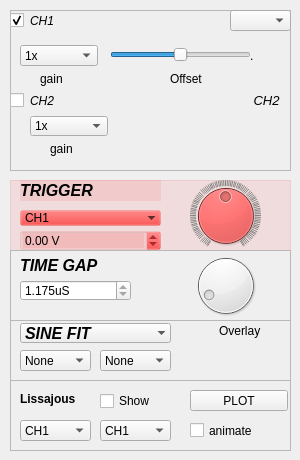
         <widget class="QWidget" name="Analog">
          <property name="sizePolicy">
           <sizepolicy hsizetype="Maximum" vsizetype="Maximum">
            <horstretch>0</horstretch>
            <verstretch>0</verstretch>
           </sizepolicy>
          </property>
          <attribute name="title">
           <string>Analog signals</string>
          </attribute>
          <attribute name="toolTip">
           <string>Four channel, 1MSPS Oscilloscope</string>
          </attribute>
          <widget class="QFrame" name="frame">
           <property name="geometry">
            <rect>
             <x>10</x>
             <y>180</y>
             <width>281</width>
             <height>71</height>
            </rect>
           </property>
           <property name="styleSheet">
            <string notr="true">background-color: rgba(255, 0, 0, 20);</string>
           </property>
           <property name="frameShape">
            <enum>QFrame::StyledPanel</enum>
           </property>
           <property name="frameShadow">
            <enum>QFrame::Raised</enum>
           </property>
           <widget class="QDial" name="dial_11">
            <property name="geometry">
             <rect>
              <x>160</x>
              <y>0</y>
              <width>111</width>
              <height>71</height>
             </rect>
            </property>
            <property name="minimum">
             <number>0</number>
            </property>
            <property name="maximum">
             <number>1000</number>
            </property>
            <property name="value">
             <number>500</number>
            </property>
            <property name="notchTarget">
             <double>10.000000000000000</double>
            </property>
            <property name="notchesVisible">
             <bool>true</bool>
            </property>
           </widget>
           <widget class="QDoubleSpinBox" name="trigger_level_box">
            <property name="geometry">
             <rect>
              <x>10</x>
              <y>50</y>
              <width>141</width>
              <height>21</height>
             </rect>
            </property>
            <property name="readOnly">
             <bool>true</bool>
            </property>
            <property name="suffix">
             <string> V</string>
            </property>
            <property name="minimum">
             <double>-20.000000000000000</double>
            </property>
            <property name="maximum">
             <double>20.000000000000000</double>
            </property>
           </widget>
           <widget class="QComboBox" name="trigger_select_box">
            <property name="geometry">
             <rect>
              <x>10</x>
              <y>30</y>
              <width>141</width>
              <height>16</height>
             </rect>
            </property>
            <property name="styleSheet">
             <string notr="true"/>
            </property>
            <property name="frame">
             <bool>false</bool>
            </property>
            <item>
             <property name="text">
              <string>CH1</string>
             </property>
            </item>
            <item>
             <property name="text">
              <string>CH2</string>
             </property>
            </item>
           </widget>
           <widget class="QLabel" name="label_48">
            <property name="geometry">
             <rect>
              <x>10</x>
              <y>0</y>
              <width>141</width>
              <height>21</height>
             </rect>
            </property>
            <property name="font">
             <font>
              <pointsize>12</pointsize>
              <weight>75</weight>
              <italic>true</italic>
              <bold>true</bold>
             </font>
            </property>
            <property name="text">
             <string>TRIGGER</string>
            </property>
           </widget>
          </widget>
          <widget class="QFrame" name="frame_2">
           <property name="geometry">
            <rect>
             <x>10</x>
             <y>250</y>
             <width>281</width>
             <height>71</height>
            </rect>
           </property>
           <property name="frameShape">
            <enum>QFrame::StyledPanel</enum>
           </property>
           <property name="frameShadow">
            <enum>QFrame::Raised</enum>
           </property>
           <widget class="QDial" name="timebase_dial">
            <property name="geometry">
             <rect>
              <x>160</x>
              <y>0</y>
              <width>111</width>
              <height>71</height>
             </rect>
            </property>
            <property name="minimum">
             <number>0</number>
            </property>
            <property name="maximum">
             <number>10</number>
            </property>
            <property name="pageStep">
             <number>1</number>
            </property>
            <property name="value">
             <number>1</number>
            </property>
           </widget>
           <widget class="QDoubleSpinBox" name="timebase_label">
            <property name="geometry">
             <rect>
              <x>10</x>
              <y>30</y>
              <width>111</width>
              <height>21</height>
             </rect>
            </property>
            <property name="readOnly">
             <bool>true</bool>
            </property>
            <property name="suffix">
             <string>uS</string>
            </property>
            <property name="decimals">
             <number>3</number>
            </property>
            <property name="maximum">
             <double>1000.000000000000000</double>
            </property>
            <property name="singleStep">
             <double>0.125000000000000</double>
            </property>
            <property name="value">
             <double>1.175000000000000</double>
            </property>
           </widget>
           <widget class="QLabel" name="label_49">
            <property name="geometry">
             <rect>
              <x>10</x>
              <y>0</y>
              <width>141</width>
              <height>31</height>
             </rect>
            </property>
            <property name="font">
             <font>
              <pointsize>12</pointsize>
              <weight>75</weight>
              <italic>true</italic>
              <bold>true</bold>
             </font>
            </property>
            <property name="text">
             <string>TIME GAP</string>
            </property>
           </widget>
          </widget>
          <widget class="QFrame" name="frame_3">
           <property name="geometry">
            <rect>
             <x>10</x>
             <y>380</y>
             <width>281</width>
             <height>71</height>
            </rect>
           </property>
           <property name="frameShape">
            <enum>QFrame::StyledPanel</enum>
           </property>
           <property name="frameShadow">
            <enum>QFrame::Raised</enum>
           </property>
           <widget class="QLabel" name="label">
            <property name="geometry">
             <rect>
              <x>10</x>
              <y>10</y>
              <width>71</width>
              <height>17</height>
             </rect>
            </property>
            <property name="font">
             <font>
              <weight>75</weight>
              <bold>true</bold>
             </font>
            </property>
            <property name="text">
             <string>Lissajous </string>
            </property>
           </widget>
           <widget class="QPushButton" name="pushButton">
            <property name="geometry">
             <rect>
              <x>180</x>
              <y>10</y>
              <width>98</width>
              <height>21</height>
             </rect>
            </property>
            <property name="text">
             <string>PLOT</string>
            </property>
           </widget>
           <widget class="QCheckBox" name="Liss_show">
            <property name="geometry">
             <rect>
              <x>90</x>
              <y>10</y>
              <width>71</width>
              <height>22</height>
             </rect>
            </property>
            <property name="text">
             <string>Show</string>
            </property>
           </widget>
           <widget class="QCheckBox" name="checkBox_2">
            <property name="geometry">
             <rect>
              <x>180</x>
              <y>40</y>
              <width>91</width>
              <height>21</height>
             </rect>
            </property>
            <property name="text">
             <string>animate</string>
            </property>
           </widget>
           <widget class="QComboBox" name="Liss_x">
            <property name="geometry">
             <rect>
              <x>10</x>
              <y>40</y>
              <width>71</width>
              <height>21</height>
             </rect>
            </property>
            <item>
             <property name="text">
              <string>CH1</string>
             </property>
            </item>
            <item>
             <property name="text">
              <string>CH2</string>
             </property>
            </item>
           </widget>
           <widget class="QComboBox" name="Liss_y">
            <property name="geometry">
             <rect>
              <x>90</x>
              <y>40</y>
              <width>71</width>
              <height>21</height>
             </rect>
            </property>
            <item>
             <property name="text">
              <string>CH1</string>
             </property>
            </item>
            <item>
             <property name="text">
              <string>CH2</string>
             </property>
            </item>
           </widget>
          </widget>
          <widget class="QFrame" name="frame_6">
           <property name="geometry">
            <rect>
             <x>10</x>
             <y>320</y>
             <width>281</width>
             <height>61</height>
            </rect>
           </property>
           <property name="styleSheet">
            <string notr="true">QCheckBox{background-color: rgba(255, 33, 0,0);}</string>
           </property>
           <property name="frameShape">
            <enum>QFrame::StyledPanel</enum>
           </property>
           <property name="frameShadow">
            <enum>QFrame::Raised</enum>
           </property>
           <widget class="QComboBox" name="fit_select_box">
            <property name="geometry">
             <rect>
              <x>10</x>
              <y>30</y>
              <width>71</width>
              <height>21</height>
             </rect>
            </property>
            <property name="currentIndex">
             <number>2</number>
            </property>
            <item>
             <property name="text">
              <string>CH1</string>
             </property>
            </item>
            <item>
             <property name="text">
              <string>CH2</string>
             </property>
            </item>
            <item>
             <property name="text">
              <string>None</string>
             </property>
            </item>
           </widget>
           <widget class="QCheckBox" name="overlay_fit_button">
            <property name="geometry">
             <rect>
              <x>190</x>
              <y>0</y>
              <width>91</width>
              <height>21</height>
             </rect>
            </property>
            <property name="text">
             <string>Overlay</string>
            </property>
           </widget>
           <widget class="QComboBox" name="fit_select_box_2">
            <property name="geometry">
             <rect>
              <x>90</x>
              <y>30</y>
              <width>71</width>
              <height>21</height>
             </rect>
            </property>
            <property name="currentIndex">
             <number>2</number>
            </property>
            <item>
             <property name="text">
              <string>CH1</string>
             </property>
            </item>
            <item>
             <property name="text">
              <string>CH2</string>
             </property>
            </item>
            <item>
             <property name="text">
              <string>None</string>
             </property>
            </item>
           </widget>
           <widget class="QComboBox" name="fit_type_box">
            <property name="geometry">
             <rect>
              <x>10</x>
              <y>3</y>
              <width>151</width>
              <height>20</height>
             </rect>
            </property>
            <property name="font">
             <font>
              <pointsize>12</pointsize>
              <weight>75</weight>
              <italic>true</italic>
              <bold>true</bold>
             </font>
            </property>
            <property name="currentIndex">
             <number>0</number>
            </property>
            <property name="frame">
             <bool>false</bool>
            </property>
            <item>
             <property name="text">
              <string>SINE FIT</string>
             </property>
            </item>
           </widget>
           <widget class="QCheckBox" name="collapseButton">
            <property name="geometry">
             <rect>
              <x>250</x>
              <y>40</y>
              <width>21</width>
              <height>21</height>
             </rect>
            </property>
            <property name="text">
             <string>.</string>
            </property>
           </widget>
          </widget>
          <widget class="QFrame" name="frame_11">
           <property name="geometry">
            <rect>
             <x>10</x>
             <y>10</y>
             <width>281</width>
             <height>161</height>
            </rect>
           </property>
           <property name="frameShape">
            <enum>QFrame::StyledPanel</enum>
           </property>
           <property name="frameShadow">
            <enum>QFrame::Raised</enum>
           </property>
           <widget class="QComboBox" name="CH1_REMAPS">
            <property name="geometry">
             <rect>
              <x>220</x>
              <y>0</y>
              <width>61</width>
              <height>21</height>
             </rect>
            </property>
           </widget>
           <widget class="QLabel" name="CH1_LABEL">
            <property name="geometry">
             <rect>
              <x>20</x>
              <y>0</y>
              <width>201</width>
              <height>21</height>
             </rect>
            </property>
            <property name="font">
             <font>
              <pointsize>9</pointsize>
              <weight>50</weight>
              <italic>true</italic>
              <bold>false</bold>
             </font>
            </property>
            <property name="text">
             <string>CH1</string>
            </property>
           </widget>
           <widget class="QLabel" name="CH2_LABEL">
            <property name="geometry">
             <rect>
              <x>20</x>
              <y>80</y>
              <width>201</width>
              <height>21</height>
             </rect>
            </property>
            <property name="font">
             <font>
              <pointsize>9</pointsize>
              <weight>50</weight>
              <italic>true</italic>
              <bold>false</bold>
             </font>
            </property>
            <property name="text">
             <string>CH2</string>
            </property>
           </widget>
           <widget class="QLabel" name="label_26">
            <property name="geometry">
             <rect>
              <x>240</x>
              <y>80</y>
              <width>31</width>
              <height>20</height>
             </rect>
            </property>
            <property name="font">
             <font>
              <pointsize>10</pointsize>
              <weight>50</weight>
              <italic>true</italic>
              <bold>false</bold>
             </font>
            </property>
            <property name="text">
             <string> CH2</string>
            </property>
           </widget>
           <widget class="QComboBox" name="comboBox_6">
            <property name="geometry">
             <rect>
              <x>10</x>
              <y>35</y>
              <width>78</width>
              <height>21</height>
             </rect>
            </property>
            <item>
             <property name="text">
              <string>1x</string>
             </property>
            </item>
            <item>
             <property name="text">
              <string>2x</string>
             </property>
            </item>
            <item>
             <property name="text">
              <string>4x</string>
             </property>
            </item>
            <item>
             <property name="text">
              <string>5x</string>
             </property>
            </item>
            <item>
             <property name="text">
              <string>8x</string>
             </property>
            </item>
            <item>
             <property name="text">
              <string>10x</string>
             </property>
            </item>
            <item>
             <property name="text">
              <string>16x</string>
             </property>
            </item>
            <item>
             <property name="text">
              <string>32x</string>
             </property>
            </item>
           </widget>
           <widget class="QComboBox" name="comboBox_7">
            <property name="geometry">
             <rect>
              <x>20</x>
              <y>106</y>
              <width>78</width>
              <height>20</height>
             </rect>
            </property>
            <item>
             <property name="text">
              <string>1x</string>
             </property>
            </item>
            <item>
             <property name="text">
              <string>2x</string>
             </property>
            </item>
            <item>
             <property name="text">
              <string>4x</string>
             </property>
            </item>
            <item>
             <property name="text">
              <string>5x</string>
             </property>
            </item>
            <item>
             <property name="text">
              <string>8x</string>
             </property>
            </item>
            <item>
             <property name="text">
              <string>10x</string>
             </property>
            </item>
            <item>
             <property name="text">
              <string>16x</string>
             </property>
            </item>
            <item>
             <property name="text">
              <string>32x</string>
             </property>
            </item>
           </widget>
           <widget class="QLabel" name="label_30">
            <property name="geometry">
             <rect>
              <x>30</x>
              <y>60</y>
              <width>31</width>
              <height>17</height>
             </rect>
            </property>
            <property name="text">
             <string>gain</string>
            </property>
           </widget>
           <widget class="QLabel" name="label_31">
            <property name="geometry">
             <rect>
              <x>40</x>
              <y>130</y>
              <width>31</width>
              <height>17</height>
             </rect>
            </property>
            <property name="text">
             <string>gain</string>
            </property>
           </widget>
           <widget class="QCheckBox" name="CH1_ENABLE">
            <property name="geometry">
             <rect>
              <x>0</x>
              <y>0</y>
              <width>21</width>
              <height>20</height>
             </rect>
            </property>
            <property name="text">
             <string/>
            </property>
            <property name="checked">
             <bool>true</bool>
            </property>
           </widget>
           <widget class="QCheckBox" name="CH2_ENABLE">
            <property name="geometry">
             <rect>
              <x>0</x>
              <y>80</y>
              <width>21</width>
              <height>20</height>
             </rect>
            </property>
            <property name="text">
             <string/>
            </property>
           </widget>
           <widget class="QSlider" name="offsetSlider">
            <property name="geometry">
             <rect>
              <x>100</x>
              <y>30</y>
              <width>141</width>
              <height>29</height>
             </rect>
            </property>
            <property name="maximum">
             <number>4095</number>
            </property>
            <property name="pageStep">
             <number>10</number>
            </property>
            <property name="value">
             <number>2047</number>
            </property>
            <property name="orientation">
             <enum>Qt::Horizontal</enum>
            </property>
           </widget>
           <widget class="QLabel" name="label_10">
            <property name="geometry">
             <rect>
              <x>160</x>
              <y>60</y>
              <width>66</width>
              <height>17</height>
             </rect>
            </property>
            <property name="text">
             <string>Offset</string>
            </property>
           </widget>
           <widget class="QLabel" name="offsetLabel">
            <property name="geometry">
             <rect>
              <x>240</x>
              <y>30</y>
              <width>41</width>
              <height>31</height>
             </rect>
            </property>
            <property name="text">
             <string>.</string>
            </property>
           </widget>
          </widget>
         </widget>
